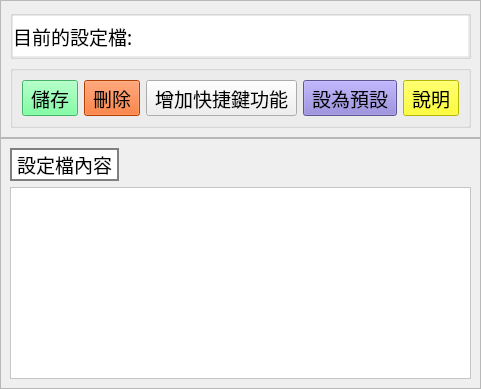
         <widget class="QWidget" name="key_binding_page">
          <property name="styleSheet">
           <string notr="true">QLabel{
background-color: rgb(255, 255, 255);
}</string>
          </property>
          <layout class="QVBoxLayout" name="verticalLayout_13">
           <property name="spacing">
            <number>0</number>
           </property>
           <property name="leftMargin">
            <number>0</number>
           </property>
           <property name="topMargin">
            <number>0</number>
           </property>
           <property name="rightMargin">
            <number>0</number>
           </property>
           <property name="bottomMargin">
            <number>0</number>
           </property>
           <item alignment="Qt::AlignTop">
            <widget class="QFrame" name="profile_control_frame">
             <property name="frameShape">
              <enum>QFrame::StyledPanel</enum>
             </property>
             <property name="frameShadow">
              <enum>QFrame::Raised</enum>
             </property>
             <layout class="QVBoxLayout" name="verticalLayout_19">
              <item>
               <widget class="QGroupBox" name="selected_profile_area">
                <property name="minimumSize">
                 <size>
                  <width>320</width>
                  <height>0</height>
                 </size>
                </property>
                <property name="maximumSize">
                 <size>
                  <width>16777215</width>
                  <height>16777215</height>
                 </size>
                </property>
                <property name="font">
                 <font>
                  <pointsize>14</pointsize>
                 </font>
                </property>
                <property name="title">
                 <string/>
                </property>
                <layout class="QHBoxLayout" name="horizontalLayout_11">
                 <property name="spacing">
                  <number>0</number>
                 </property>
                 <property name="leftMargin">
                  <number>0</number>
                 </property>
                 <property name="topMargin">
                  <number>0</number>
                 </property>
                 <property name="rightMargin">
                  <number>0</number>
                 </property>
                 <property name="bottomMargin">
                  <number>0</number>
                 </property>
                 <item>
                  <widget class="QLabel" name="selected_profile_label">
                   <property name="sizePolicy">
                    <sizepolicy hsizetype="Preferred" vsizetype="Preferred">
                     <horstretch>0</horstretch>
                     <verstretch>0</verstretch>
                    </sizepolicy>
                   </property>
                   <property name="maximumSize">
                    <size>
                     <width>16777215</width>
                     <height>200</height>
                    </size>
                   </property>
                   <property name="font">
                    <font>
                     <family>Adobe 黑体 Std R</family>
                     <pointsize>14</pointsize>
                    </font>
                   </property>
                   <property name="text">
                    <string>目前的設定檔:</string>
                   </property>
                  </widget>
                 </item>
                 <item>
                  <widget class="QLabel" name="selected_profile">
                   <property name="font">
                    <font>
                     <family>Adobe 黑体 Std R</family>
                    </font>
                   </property>
                   <property name="text">
                    <string/>
                   </property>
                  </widget>
                 </item>
                </layout>
               </widget>
              </item>
              <item>
               <widget class="QGroupBox" name="profile_control_btn_area">
                <property name="font">
                 <font>
                  <family>Adobe 黑体 Std R</family>
                  <pointsize>14</pointsize>
                 </font>
                </property>
                <property name="title">
                 <string/>
                </property>
                <layout class="QHBoxLayout" name="horizontalLayout_10">
                 <item>
                  <widget class="QToolButton" name="key_save_btn">
                   <property name="font">
                    <font>
                     <family>Adobe 黑体 Std R</family>
                     <pointsize>14</pointsize>
                    </font>
                   </property>
                   <property name="styleSheet">
                    <string notr="true">background-color: rgb(94, 252, 141);</string>
                   </property>
                   <property name="text">
                    <string>儲存</string>
                   </property>
                   <property name="icon">
                    <iconset resource="res.qrc">
                     <normaloff>:/icons/icons/check.png</normaloff>:/icons/icons/check.png</iconset>
                   </property>
                   <property name="iconSize">
                    <size>
                     <width>40</width>
                     <height>40</height>
                    </size>
                   </property>
                   <property name="toolButtonStyle">
                    <enum>Qt::ToolButtonTextBesideIcon</enum>
                   </property>
                  </widget>
                 </item>
                 <item>
                  <widget class="QToolButton" name="del_key_btn">
                   <property name="font">
                    <font>
                     <family>Adobe 黑体 Std R</family>
                     <pointsize>14</pointsize>
                    </font>
                   </property>
                   <property name="styleSheet">
                    <string notr="true">background-color: rgb(255, 85, 0);</string>
                   </property>
                   <property name="text">
                    <string>刪除</string>
                   </property>
                   <property name="icon">
                    <iconset resource="res.qrc">
                     <normaloff>:/icons/icons/minus.png</normaloff>:/icons/icons/minus.png</iconset>
                   </property>
                   <property name="iconSize">
                    <size>
                     <width>40</width>
                     <height>40</height>
                    </size>
                   </property>
                   <property name="toolButtonStyle">
                    <enum>Qt::ToolButtonTextBesideIcon</enum>
                   </property>
                  </widget>
                 </item>
                 <item>
                  <widget class="QToolButton" name="add_key_btn">
                   <property name="font">
                    <font>
                     <family>Adobe 黑体 Std R</family>
                     <pointsize>14</pointsize>
                    </font>
                   </property>
                   <property name="text">
                    <string>增加快捷鍵功能</string>
                   </property>
                   <property name="icon">
                    <iconset resource="res.qrc">
                     <normaloff>:/icons/icons/plus.png</normaloff>:/icons/icons/plus.png</iconset>
                   </property>
                   <property name="iconSize">
                    <size>
                     <width>40</width>
                     <height>40</height>
                    </size>
                   </property>
                   <property name="toolButtonStyle">
                    <enum>Qt::ToolButtonTextBesideIcon</enum>
                   </property>
                  </widget>
                 </item>
                 <item>
                  <widget class="QToolButton" name="set_default_btn">
                   <property name="font">
                    <font>
                     <family>Adobe 黑体 Std R</family>
                     <pointsize>14</pointsize>
                    </font>
                   </property>
                   <property name="styleSheet">
                    <string notr="true">background-color: rgb(131, 119, 209);</string>
                   </property>
                   <property name="text">
                    <string>設為預設</string>
                   </property>
                   <property name="icon">
                    <iconset resource="res.qrc">
                     <normaloff>:/icons/icons/default.png</normaloff>:/icons/icons/default.png</iconset>
                   </property>
                   <property name="iconSize">
                    <size>
                     <width>40</width>
                     <height>40</height>
                    </size>
                   </property>
                   <property name="toolButtonStyle">
                    <enum>Qt::ToolButtonTextBesideIcon</enum>
                   </property>
                  </widget>
                 </item>
                 <item>
                  <widget class="QToolButton" name="caption_btn">
                   <property name="font">
                    <font>
                     <family>Adobe 黑体 Std R</family>
                     <pointsize>14</pointsize>
                    </font>
                   </property>
                   <property name="styleSheet">
                    <string notr="true">background-color: rgb(255, 255, 0);</string>
                   </property>
                   <property name="text">
                    <string>說明</string>
                   </property>
                   <property name="icon">
                    <iconset resource="res.qrc">
                     <normaloff>:/icons/icons/book.png</normaloff>:/icons/icons/book.png</iconset>
                   </property>
                   <property name="iconSize">
                    <size>
                     <width>40</width>
                     <height>40</height>
                    </size>
                   </property>
                   <property name="toolButtonStyle">
                    <enum>Qt::ToolButtonTextBesideIcon</enum>
                   </property>
                  </widget>
                 </item>
                </layout>
               </widget>
              </item>
             </layout>
            </widget>
           </item>
           <item>
            <widget class="QFrame" name="profile_content_frame">
             <property name="sizePolicy">
              <sizepolicy hsizetype="Preferred" vsizetype="Expanding">
               <horstretch>0</horstretch>
               <verstretch>0</verstretch>
              </sizepolicy>
             </property>
             <property name="frameShape">
              <enum>QFrame::StyledPanel</enum>
             </property>
             <property name="frameShadow">
              <enum>QFrame::Raised</enum>
             </property>
             <layout class="QVBoxLayout" name="verticalLayout_20">
              <item alignment="Qt::AlignLeft">
               <widget class="QLabel" name="profile_content_label">
                <property name="font">
                 <font>
                  <family>Adobe 黑体 Std R</family>
                  <pointsize>14</pointsize>
                 </font>
                </property>
                <property name="styleSheet">
                 <string notr="true">background-color: rgb(255, 255, 255);
border: 2px solid gray;</string>
                </property>
                <property name="text">
                 <string>設定檔內容</string>
                </property>
               </widget>
              </item>
              <item>
               <widget class="QTableWidget" name="key_binding_table">
                <property name="font">
                 <font>
                  <family>Adobe 黑体 Std R</family>
                  <pointsize>10</pointsize>
                 </font>
                </property>
                <property name="styleSheet">
                 <string notr="true">background-color: rgb(255, 255, 255);</string>
                </property>
                <property name="horizontalScrollBarPolicy">
                 <enum>Qt::ScrollBarAlwaysOff</enum>
                </property>
                <property name="sizeAdjustPolicy">
                 <enum>QAbstractScrollArea::AdjustIgnored</enum>
                </property>
                <property name="showGrid">
                 <bool>true</bool>
                </property>
                <property name="gridStyle">
                 <enum>Qt::SolidLine</enum>
                </property>
                <attribute name="horizontalHeaderVisible">
                 <bool>false</bool>
                </attribute>
                <attribute name="horizontalHeaderCascadingSectionResizes">
                 <bool>false</bool>
                </attribute>
                <attribute name="horizontalHeaderDefaultSectionSize">
                 <number>241</number>
                </attribute>
                <attribute name="horizontalHeaderMinimumSectionSize">
                 <number>275</number>
                </attribute>
                <attribute name="horizontalHeaderStretchLastSection">
                 <bool>false</bool>
                </attribute>
                <attribute name="verticalHeaderVisible">
                 <bool>false</bool>
                </attribute>
                <attribute name="verticalHeaderDefaultSectionSize">
                 <number>37</number>
                </attribute>
                <attribute name="verticalHeaderHighlightSections">
                 <bool>true</bool>
                </attribute>
                <attribute name="verticalHeaderMinimumSectionSize">
                 <number>27</number>
                </attribute>
                <attribute name="verticalHeaderShowSortIndicator" stdset="0">
                 <bool>false</bool>
                </attribute>
                <attribute name="verticalHeaderStretchLastSection">
                 <bool>false</bool>
                </attribute>
                <column>
                 <property name="text">
                  <string>功能</string>
                 </property>
                 <property name="font">
                  <font>
                   <family>Adobe 黑体 Std R</family>
                   <pointsize>12</pointsize>
                  </font>
                 </property>
                </column>
                <column>
                 <property name="text">
                  <string>左手手勢</string>
                 </property>
                 <property name="font">
                  <font>
                   <family>Adobe 黑体 Std R</family>
                   <pointsize>12</pointsize>
                  </font>
                 </property>
                </column>
                <column>
                 <property name="text">
                  <string>右手手勢</string>
                 </property>
                 <property name="font">
                  <font>
                   <family>Adobe 黑体 Std R</family>
                   <pointsize>12</pointsize>
                  </font>
                 </property>
                </column>
               </widget>
              </item>
             </layout>
            </widget>
           </item>
          </layout>
         </widget>
